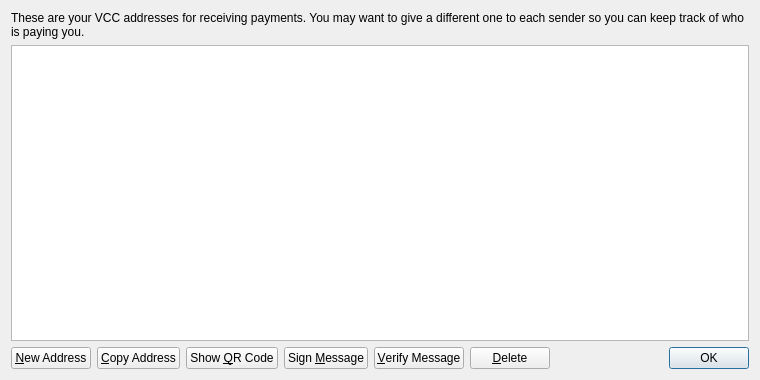
<?xml version="1.0" encoding="UTF-8"?>
<ui version="4.0">
 <class>AddressBookPage</class>
 <widget class="QWidget" name="AddressBookPage">
  <property name="geometry">
   <rect>
    <x>0</x>
    <y>0</y>
    <width>760</width>
    <height>380</height>
   </rect>
  </property>
  <property name="windowTitle">
   <string>Address Book</string>
  </property>
  <layout class="QVBoxLayout" name="verticalLayout">
   <item>
    <widget class="QLabel" name="labelExplanation">
     <property name="text">
      <string>These are your VCC addresses for receiving payments. You may want to give a different one to each sender so you can keep track of who is paying you.</string>
     </property>
     <property name="textFormat">
      <enum>Qt::PlainText</enum>
     </property>
     <property name="wordWrap">
      <bool>true</bool>
     </property>
    </widget>
   </item>
   <item>
    <widget class="QTableView" name="tableView">
     <property name="contextMenuPolicy">
      <enum>Qt::CustomContextMenu</enum>
     </property>
     <property name="toolTip">
      <string>Double-click to edit address or label</string>
     </property>
     <property name="tabKeyNavigation">
      <bool>false</bool>
     </property>
     <property name="selectionMode">
      <enum>QAbstractItemView::SingleSelection</enum>
     </property>
     <property name="selectionBehavior">
      <enum>QAbstractItemView::SelectRows</enum>
     </property>
     <property name="sortingEnabled">
      <bool>true</bool>
     </property>
     <attribute name="verticalHeaderVisible">
      <bool>false</bool>
     </attribute>
    </widget>
   </item>
   <item>
    <layout class="QHBoxLayout" name="horizontalLayout">
     <item>
      <widget class="QPushButton" name="newAddressButton">
       <property name="toolTip">
        <string>Create a new address</string>
       </property>
       <property name="text">
        <string>&amp;New Address</string>
       </property>
      </widget>
     </item>
     <item>
      <widget class="QPushButton" name="copyToClipboard">
       <property name="toolTip">
        <string>Copy the currently selected address to the system clipboard</string>
       </property>
       <property name="text">
        <string>&amp;Copy Address</string>
       </property>
      </widget>
     </item>
     <item>
      <widget class="QPushButton" name="showQRCode">
       <property name="text">
        <string>Show &amp;QR Code</string>
       </property>
      </widget>
     </item>
     <item>
      <widget class="QPushButton" name="signMessage">
       <property name="toolTip">
        <string>Sign a message to prove you own a VCC address</string>
       </property>
       <property name="text">
        <string>Sign &amp;Message</string>
       </property>
      </widget>
     </item>
     <item>
      <widget class="QPushButton" name="verifyMessage">
       <property name="toolTip">
        <string>Verify a message to ensure it was signed with a specified VCC address</string>
       </property>
       <property name="text">
        <string>&amp;Verify Message</string>
       </property>
      </widget>
     </item>
     <item>
      <widget class="QPushButton" name="deleteButton">
       <property name="toolTip">
        <string>Delete the currently selected address from the list</string>
       </property>
       <property name="text">
        <string>&amp;Delete</string>
       </property>
      </widget>
     </item>
     <item>
      <spacer name="horizontalSpacer">
       <property name="orientation">
        <enum>Qt::Horizontal</enum>
       </property>
       <property name="sizeHint" stdset="0">
        <size>
         <width>40</width>
         <height>20</height>
        </size>
       </property>
      </spacer>
     </item>
     <item>
      <widget class="QDialogButtonBox" name="buttonBox">
       <property name="sizePolicy">
        <sizepolicy hsizetype="Maximum" vsizetype="Fixed">
         <horstretch>0</horstretch>
         <verstretch>0</verstretch>
        </sizepolicy>
       </property>
       <property name="standardButtons">
        <set>QDialogButtonBox::Ok</set>
       </property>
      </widget>
     </item>
    </layout>
   </item>
  </layout>
 </widget>
 <resources>
  <include location="../bitcoin.qrc"/>
 </resources>
 <connections/>
</ui>
